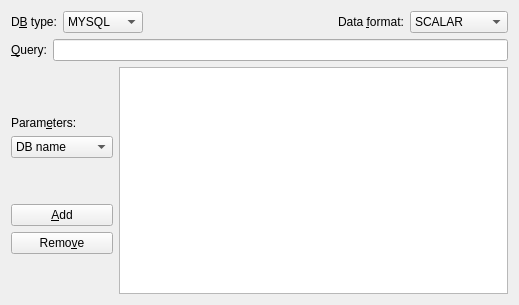
<?xml version="1.0" encoding="UTF-8"?>
<ui version="4.0">
 <class>DBDsDlg</class>
 <widget class="QWidget" name="DBDsDlg">
  <property name="geometry">
   <rect>
    <x>0</x>
    <y>0</y>
    <width>519</width>
    <height>305</height>
   </rect>
  </property>
  <property name="windowTitle">
   <string>Form</string>
  </property>
  <layout class="QGridLayout" name="gridLayout">
   <item row="0" column="0">
    <layout class="QVBoxLayout" name="verticalLayout_3">
     <item>
      <layout class="QHBoxLayout" name="horizontalLayout_4">
       <item>
        <widget class="QLabel" name="dTypeLabel">
         <property name="text">
          <string>D&amp;B type:</string>
         </property>
         <property name="buddy">
          <cstring>dTypeComboBox</cstring>
         </property>
        </widget>
       </item>
       <item>
        <widget class="QComboBox" name="dTypeComboBox">
         <item>
          <property name="text">
           <string>MYSQL</string>
          </property>
         </item>
         <item>
          <property name="text">
           <string>PGSQL</string>
          </property>
         </item>
         <item>
          <property name="text">
           <string>ORACLE</string>
          </property>
         </item>
        </widget>
       </item>
       <item>
        <spacer name="dHorizontalSpacer">
         <property name="orientation">
          <enum>Qt::Horizontal</enum>
         </property>
         <property name="sizeHint" stdset="0">
          <size>
           <width>40</width>
           <height>20</height>
          </size>
         </property>
        </spacer>
       </item>
       <item>
        <widget class="QLabel" name="dFormatLabel">
         <property name="text">
          <string>Data &amp;format:</string>
         </property>
         <property name="buddy">
          <cstring>dFormatComboBox</cstring>
         </property>
        </widget>
       </item>
       <item>
        <widget class="QComboBox" name="dFormatComboBox">
         <item>
          <property name="text">
           <string>SCALAR</string>
          </property>
         </item>
         <item>
          <property name="text">
           <string>SPECTRUM</string>
          </property>
         </item>
         <item>
          <property name="text">
           <string>IMAGE</string>
          </property>
         </item>
        </widget>
       </item>
      </layout>
     </item>
     <item>
      <layout class="QHBoxLayout" name="horizontalLayout_6">
       <item>
        <widget class="QLabel" name="dQueryLabel">
         <property name="text">
          <string>&amp;Query:</string>
         </property>
         <property name="buddy">
          <cstring>dQueryLineEdit</cstring>
         </property>
        </widget>
       </item>
       <item>
        <widget class="QLineEdit" name="dQueryLineEdit"/>
       </item>
      </layout>
     </item>
     <item>
      <layout class="QHBoxLayout" name="horizontalLayout_3">
       <item>
        <layout class="QVBoxLayout" name="verticalLayout">
         <item>
          <spacer name="verticalSpacer_3">
           <property name="orientation">
            <enum>Qt::Vertical</enum>
           </property>
           <property name="sizeHint" stdset="0">
            <size>
             <width>20</width>
             <height>40</height>
            </size>
           </property>
          </spacer>
         </item>
         <item>
          <widget class="QLabel" name="label">
           <property name="text">
            <string>Param&amp;eters:</string>
           </property>
           <property name="buddy">
            <cstring>dParamComboBox</cstring>
           </property>
          </widget>
         </item>
         <item>
          <widget class="QComboBox" name="dParamComboBox">
           <item>
            <property name="text">
             <string>DB name</string>
            </property>
           </item>
           <item>
            <property name="text">
             <string>DB host</string>
            </property>
           </item>
           <item>
            <property name="text">
             <string>DB port</string>
            </property>
           </item>
           <item>
            <property name="text">
             <string>DB user</string>
            </property>
           </item>
           <item>
            <property name="text">
             <string>DB password</string>
            </property>
           </item>
           <item>
            <property name="text">
             <string>Mysql cnf</string>
            </property>
           </item>
           <item>
            <property name="text">
             <string>Oracle mode</string>
            </property>
           </item>
           <item>
            <property name="text">
             <string>Oracle DSN</string>
            </property>
           </item>
          </widget>
         </item>
         <item>
          <spacer name="verticalSpacer_2">
           <property name="orientation">
            <enum>Qt::Vertical</enum>
           </property>
           <property name="sizeType">
            <enum>QSizePolicy::Minimum</enum>
           </property>
           <property name="sizeHint" stdset="0">
            <size>
             <width>20</width>
             <height>40</height>
            </size>
           </property>
          </spacer>
         </item>
         <item>
          <widget class="QPushButton" name="dAddPushButton">
           <property name="text">
            <string>&amp;Add</string>
           </property>
          </widget>
         </item>
         <item>
          <widget class="QPushButton" name="dRemovePushButton">
           <property name="text">
            <string>Remo&amp;ve</string>
           </property>
          </widget>
         </item>
         <item>
          <spacer name="verticalSpacer">
           <property name="orientation">
            <enum>Qt::Vertical</enum>
           </property>
           <property name="sizeType">
            <enum>QSizePolicy::Maximum</enum>
           </property>
           <property name="sizeHint" stdset="0">
            <size>
             <width>20</width>
             <height>40</height>
            </size>
           </property>
          </spacer>
         </item>
        </layout>
       </item>
       <item>
        <widget class="QTableWidget" name="dParameterTableWidget"/>
       </item>
      </layout>
     </item>
    </layout>
   </item>
  </layout>
 </widget>
 <tabstops>
  <tabstop>dTypeComboBox</tabstop>
  <tabstop>dFormatComboBox</tabstop>
  <tabstop>dQueryLineEdit</tabstop>
  <tabstop>dParamComboBox</tabstop>
  <tabstop>dAddPushButton</tabstop>
  <tabstop>dRemovePushButton</tabstop>
  <tabstop>dParameterTableWidget</tabstop>
 </tabstops>
 <resources/>
 <connections/>
</ui>
